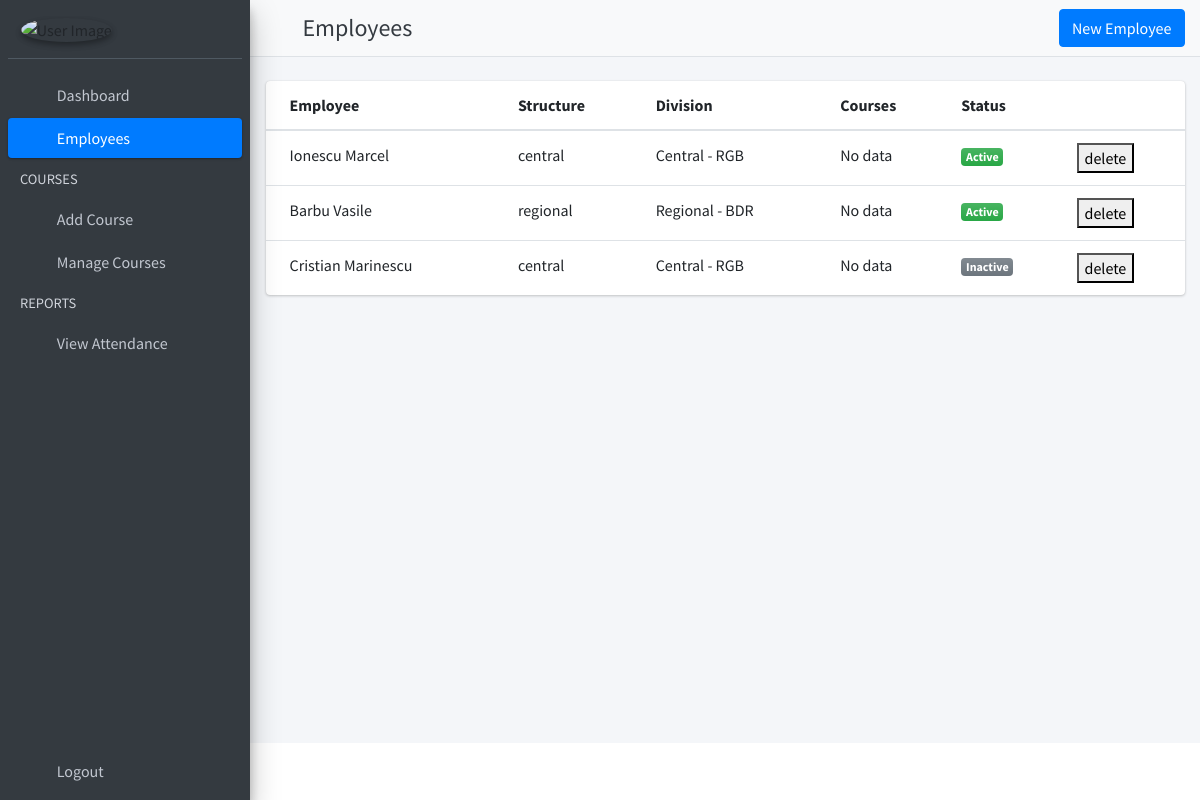
The app's page /list_of_employees with its own data.
### CMS_app/models.py (models this page shows, shortened)
class Employee(models.Model):
    structure_options = (('central', 'Central'), ('regional', 'Regional'))
    id = models.AutoField(primary_key=True)
    first_name = models.CharField(max_length=64)
    last_name = models.CharField(max_length=64)
    email = models.EmailField(blank=True, max_length=128)
    structure = models.CharField(choices=structure_options, max_length=8)
    division = models.ForeignKey(Division, on_delete=models.DO_NOTHING, null=True)
    active = models.BooleanField(default=True)
    created_at = models.DateTimeField(auto_now_add=True)
    updated_at = models.DateTimeField(auto_now_add=True)
    objects = models.Manager()

class Division(models.Model):
    structure_options = (('central', 'Central'), ('regional', 'Regional'))
    id = models.AutoField(primary_key=True)
    structure = models.CharField(choices=structure_options, max_length=8)
    division_name = models.CharField(max_length=64)
    objects = models.Manager()
    def __str__(self):
        return f'{self.division_name} - {self.structure}'

### CMS_app/views.py (the view)
# urls.py: path('list_of_employees', views.EmployeesList.as_view(), name='list-of-employees'),
class EmployeesList(ListView):
    template_name = 'employee/list_of_employees.html'
    model = Employee
    context_object_name = 'all_employees'

### CMS_app/templates/employee/list_of_employees.html (shortened to what this page needs)
{% extends 'base.html' %}
{% block page_title %}
    Employees
{% endblock page_title %}
{% block page_button %}
    <div class="col">
        <a class="btn btn-block btn-primary" href="{% url 'add-employee' %}">New Employee</a>
    </div>
{% endblock page_button %}
{% block main_content %}
    <section class="content">
        <div class="container-fluid">
            <div class="row">
                <div class="col-md-12">
                    <br>
                    <div class="card card-link">
                        {% if all_employees %}
                            <div class="card-body table-responsive p-0">
                                <table class="table table-hover text-nowrap">
                                    <thead>
                                    <tr>
                                        <th scope="col">Employee</th>
                                        <th scope="col">Structure</th>
                                        <th scope="col">Division</th>
                                        <th scope="col">Courses</th>
                                        <th scope="col">Status</th>
                                        <th scope="col"></th>
                                    </tr>
                                    </thead>
                                    <tbody>
                                    {% for employee in all_employees %}
                                        <tr>
                                            <td>{{ employee.first_name }} {{ employee.last_name }}</td>
                                            <td>{{ employee.structure }}</td>
                                            <td>{{ employee.division }}</td>
                                            <td>No data</td>
                                            <td>{% if employee.active is True %}
                                                <span class="badge bg-gradient-success">Active</span>
                                            {% elif employee.active is False %}
                                                <span class="badge bg-gradient-gray">Inactive</span>
                                            {% endif %}
                                            </td>
                                            <td width="120">
                                                <button type="button" data-bs-toggle="modal"
                                                        data-bs-target="#student_{{ student.id }}">
                                                   delete
                                                </button>
                                            </td>
                                        </tr>
                                    {% endfor %}
                                    </tbody>
                                </table>
                            </div>
                        {% else %}
                            <div class="card-body text-center"><br>
                                <h4 class="text-muted">No data available</h4>
                            </div>
                        {% endif %}
                    </div>
                </div>
            </div>
        </div>
    </section>
{% endblock main_content %}

### CMS_app/templates/base.html (shortened to what this page needs)
{% load static %}
<!DOCTYPE html>
<html>
<head>
    <link rel="stylesheet" href="{% static "plugins/fontawesome-free/css/all.min.css" %}">
    <link rel="stylesheet" href="https://code.ionicframework.com/ionicons/2.0.1/css/ionicons.min.css">
    <link rel="stylesheet"
          href="{% static "plugins/tempusdominus-bootstrap-4/css/tempusdominus-bootstrap-4.min.css" %}">
    <link rel="stylesheet" href="{% static "plugins/icheck-bootstrap/icheck-bootstrap.min.css" %}">
    <link rel="stylesheet" href="{% static "plugins/jqvmap/jqvmap.min.css" %}">
    <link rel="stylesheet" href="{% static "dist/css/adminlte.min.css" %}">
    <link rel="stylesheet" href="{% static "plugins/overlayScrollbars/css/OverlayScrollbars.min.css" %}">
    <link rel="stylesheet" href="{% static "plugins/daterangepicker/daterangepicker.css" %}">
    <link rel="stylesheet" href="{% static "plugins/summernote/summernote-bs4.css" %}">
</head>
<body class="hold-transition sidebar-mini layout-fixed">
<div class="wrapper">
    <nav class="main-header navbar navbar-expand navbar-light navbar-light">
        <ul class="navbar-nav">
            <li class="nav-item">
                <a class="nav-link" data-widget="pushmenu" href="#"><i class="fas fa-bars"></i></a>
            </li>
        </ul>
        <h4 class="m-0 text-dark">
            {% block page_title %}
            {% endblock page_title %}
        </h4>
        <ul class="navbar-nav ml-auto">
            {% block page_button %}
            {% endblock page_button %}
        </ul>
    </nav>
    {% include 'sidebar.html' with user=user id=id %}
    <div class="content-wrapper">
        {% block main_content %}{% endblock main_content %}
    </div>
</div>
</body>
</html>

### CMS_app/templates/sidebar.html (shortened to what this page needs)
{% load static %}
<aside class="main-sidebar sidebar-dark-blue elevation-4">
    <div class="sidebar">
        <div class="user-panel mt-3 pb-3 mb-3 d-flex">
            <div class="image">
                <img src="{% static "dist/img/user7-128x128.jpg" %}" class="img-circle elevation-2" alt="User Image">
            </div>
            <div class="info">
            </div>
        </div>
        <nav class="mt-2">
            <ul class="nav nav-pills nav-sidebar flex-column" data-widget="treeview" role="menu" data-accordion="false">
                <li class="nav-item">
                    {% url 'admin-home' as home %}
                    <a href="{{ home }}" class="nav-link {% if request.path == home %} active {% endif %}">
                        <i class="nav-icon fas fa-tachometer-alt"></i>
                        <p>
                            Dashboard
                        </p>
                    </a>
                </li>
                <li class="nav-item">
                        {% url 'list-of-employees' as list_of_employees %}
                        <a href="{{ list_of_employees }}"
                           class="nav-link {% if request.path == list_of_employees %} active {% endif %}">
                        <i class="nav-icon fas fa-address-book"></i>
                        <p>
                            Employees
                        </p>
                    </a>
                </li>
                <li class="nav-header">COURSES</li>
                <li class="nav-item">
                    <a href="%" class="nav-link">
                        <i class="nav-icon fas fa-graduation-cap"></i>
                        <p>
                            Add Course
                        </p>
                    </a>
                </li>
                <li class="nav-item">
                    <a href="%" class="nav-link">
                        <i class="nav-icon fas fa-list"></i>
                        <p>
                            Manage Courses
                        </p>
                    </a>
                </li>
                <li class="nav-header">REPORTS</li>
                <li class="nav-item">
                    <a href="%" class="nav-link">
                        <i class="nav-icon fas fa-calendar-alt"></i>
                        <p>
                            View Attendance
                        </p>
                    </a>
                </li>
            </ul>
        </nav>
    </div>
    <div class="sidebar">
        <nav class="mt-2">
            <ul class="nav nav-pills nav-sidebar flex-column" data-widget="treeview" role="menu" data-accordion="false">
                <li class="nav-item">
                    <a class="nav-link" href="{% url 'logout' %}">
                        <i class="nav-icon fas fa-door-open"></i>
                        <p>
                            Logout
                        </p>
                    </a>
                </li>
            </ul>
        </nav>
    </div>
</aside>

### records on screen
Employee: first_name "Ionescu", last_name "Marcel", structure "central", division "Central - RGB", active "Active"
Employee: first_name "Barbu", last_name "Vasile", structure "regional", division "Regional - BDR", active "Active"
Employee: first_name "Cristian", last_name "Marinescu", structure "central", division "Central - RGB", active "Inactive"
